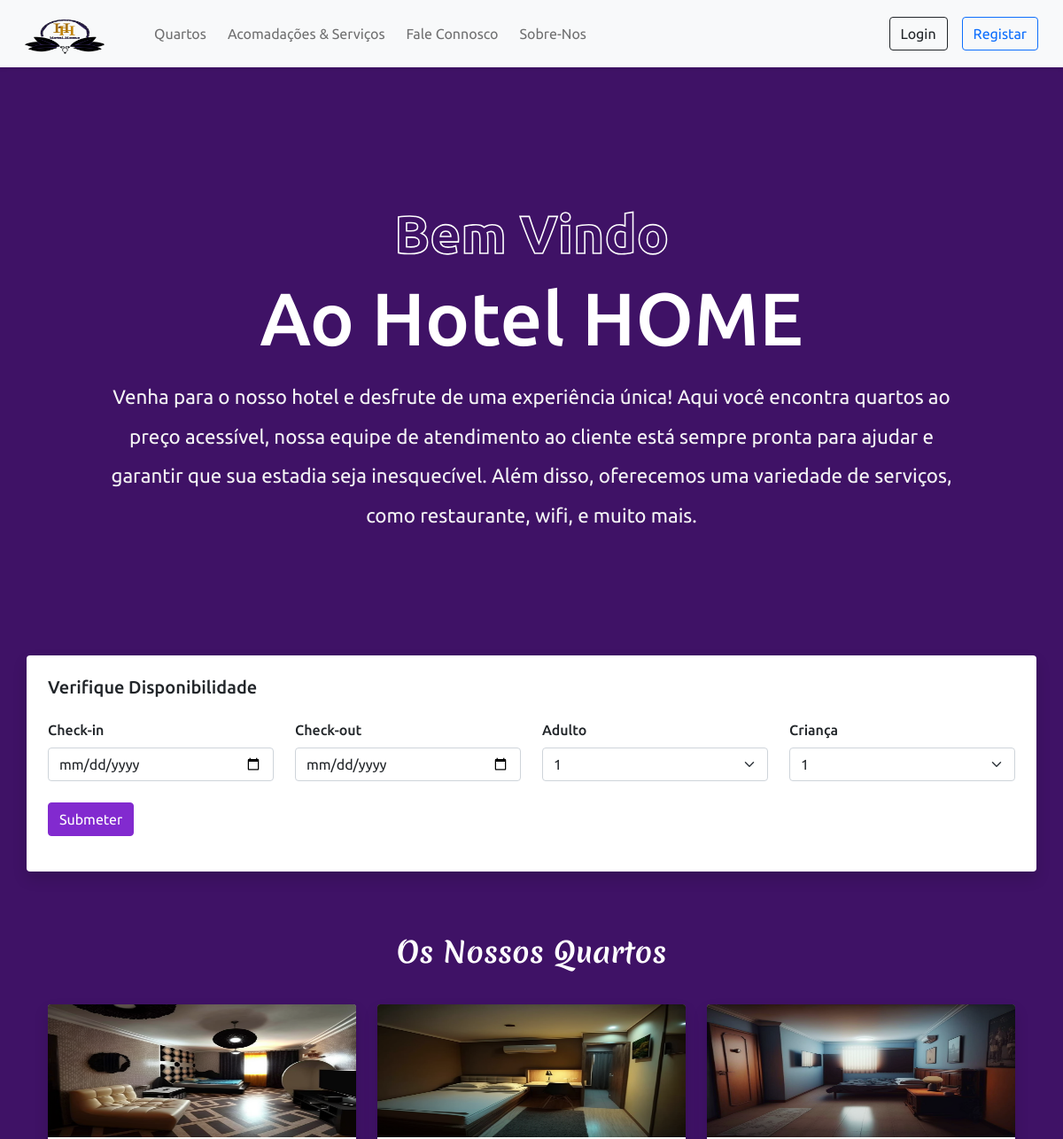
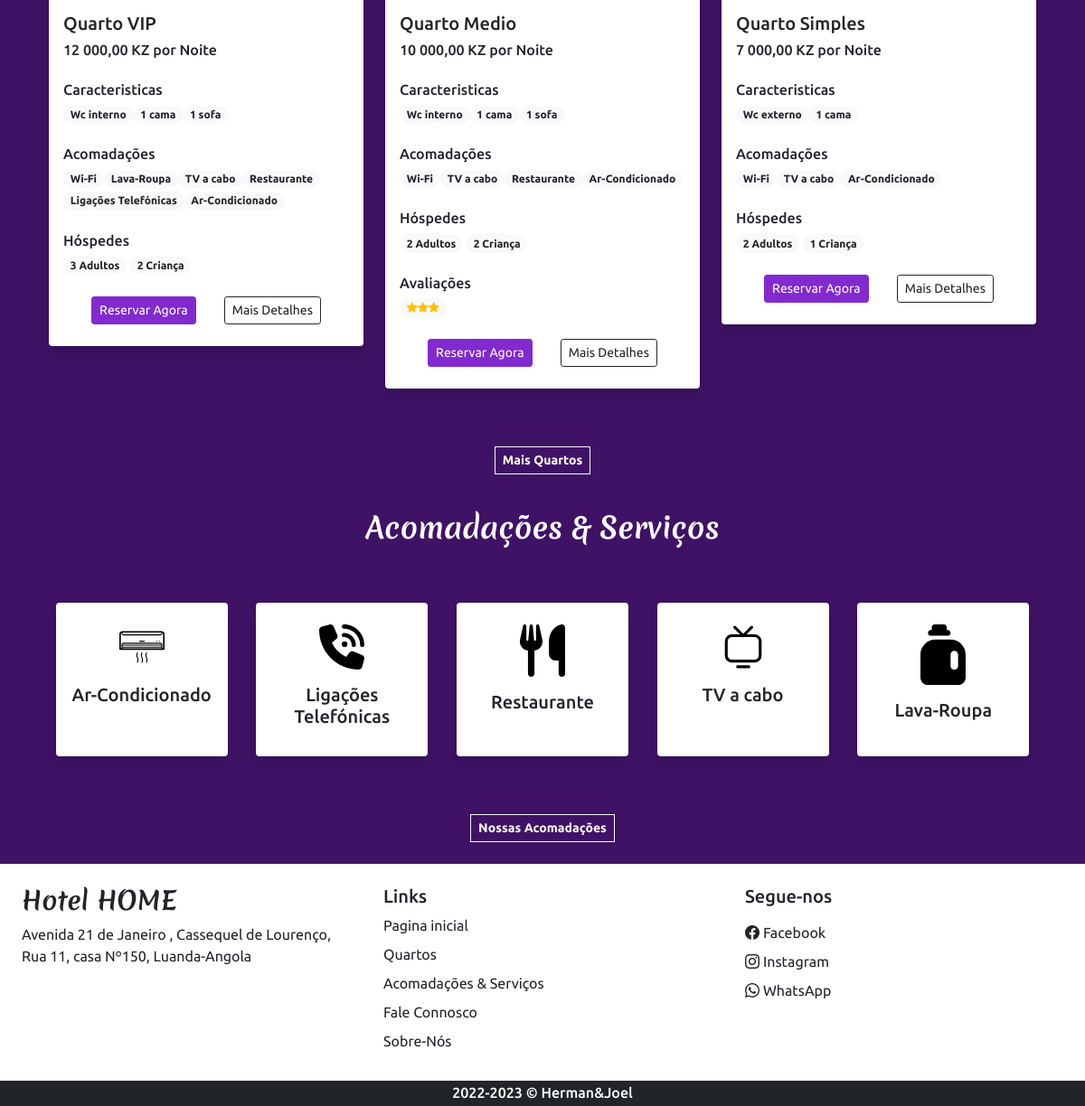
Page /app/Views/index.php on the committed database (2 pictures, top to bottom).
### tables this page shows
CREATE TABLE `configuracoes` (
  `id_confg` int(11) NOT NULL,
  `site_titulo` varchar(50) NOT NULL,
  `site_sobre` varchar(332) NOT NULL,
  `Desligado` tinyint(1) NOT NULL
);

CREATE TABLE `quartos` (
  `id` int(11) NOT NULL,
  `nome` varchar(150) NOT NULL,
  `area` int(11) NOT NULL,
  `preco` int(11) NOT NULL,
  `quant` int(11) NOT NULL,
  `adulto` int(11) NOT NULL,
  `crianca` int(11) NOT NULL,
  `descricao` varchar(350) NOT NULL,
  `status` tinyint(4) NOT NULL DEFAULT 1,
  `removido` int(11) NOT NULL DEFAULT 0
);

CREATE TABLE `quartos_imagem` (
  `id` int(11) NOT NULL,
  `quartos_id` int(11) NOT NULL,
  `image` varchar(150) NOT NULL,
  `thumb` tinyint(4) NOT NULL DEFAULT 0
);

CREATE TABLE `caracteristicas` (
  `id` int(11) NOT NULL,
  `nome` varchar(50) NOT NULL
);

CREATE TABLE `acomadacao` (
  `id` int(11) NOT NULL,
  `icone` varchar(100) NOT NULL,
  `nome` varchar(50) NOT NULL,
  `descricao` varchar(250) NOT NULL
);

CREATE TABLE `contactos_detalhes` (
  `id_cont` int(11) NOT NULL,
  `endereco` varchar(132) NOT NULL,
  `gmap` varchar(132) NOT NULL,
  `pn1` varchar(30) NOT NULL,
  `pn2` varchar(30) NOT NULL,
  `email` varchar(132) NOT NULL,
  `fb` varchar(132) NOT NULL,
  `insta` varchar(132) NOT NULL,
  `wt` varchar(132) NOT NULL,
  `iframe` varchar(332) NOT NULL
);

### app/Controllers/d_con.php (called while the page is built, shortened)
<?php
        require("../Models/Database.php");
        require("../Controllers/essencial.php");
        $quer1 = "SELECT * FROM configuracoes WHERE id_confg=? ";
        $quer2 = "SELECT * FROM contactos_detalhes WHERE id_cont=? ";
        $value = [1];
        $contactos = Selecao($Conexao,$quer1,$value,false);
        $contactos2 = Selecao($Conexao,$quer2,$value,false);
?>

### app/Models/Database.php (called while the page is built, shortened)
<?php
    function Selecao($Conexao,$sql,$valores,$retorno){
            try {
                $stmt = $Conexao->prepare($sql);
                $stmt->execute($sql === $valores? null: $valores);
                if($retorno == true){
                    return $stmt->fetch(PDO::FETCH_NUM);
                }else{
                    return $stmt->fetchAll(PDO::FETCH_ASSOC);
                }
            } catch (PDOException $e) {
                die("A consulta não pode ser executada- Select: ".$e->getMessage());
            }
        }
?>

### app/Controllers/essencial.php (called while the page is built, shortened)
<?php
    function Formato_Kwanza($valor)
    {
        $ftm = new NumberFormatter("pt_AO",NumberFormatter::DECIMAL);
        $ftm ->setAttribute(NumberFormatter::MAX_FRACTION_DIGITS,2);
        $ftm ->setPattern('#,##0.00 KZ');
        return $ftm ->format($valor);
    }
?>

### app/Views/Index.php (the view, shortened to what this page needs)
<?php
    require('../Controllers/d_con.php');
?>
<!DOCTYPE html>
<html lang="pt-ao">
    <head>
        <?php require('../Views/Links.php');?>
    </head>
    <body>
        <?php require('../Views/Home_Header.php');
        ?>
        <main>
            <section class="container-fluid Parte-Principal px-lg-4 mt-4">
                <div class="Conteudo-Principal">
                    <span>Bem Vindo</span>
                    <h3>Ao <?php echo $contactos[0]['site_titulo']; ?></h3>
                    <p><?php echo $contactos[0]['site_sobre']; ?></p>
                </div>
            </section>
            <div class="container">
                <div class="row">
                    <div class="col-lg-12 bg-white shadow p-4 rounded">
                        <h5 class="mb-4">Verifique Disponibilidade</h5>
                        <form action="Home_Quartos.php">
                            <div class="row align-items-end">
                                <div class="col-lg-3 mb-3">
                                    <label class="form-label Fonte_T500">Check-in</label>
                                    <input type="date" class="form-control shadow-none" name="checkin" min="<?php echo date('Y-m-d');?>" require>
                                </div>
                                <div class="col-lg-3 mb-3">
                                    <label class="form-label Fonte_T500">Check-out</label>
                                    <input type="date" class="form-control shadow-none" name="checkout" min="<?php echo date('Y-m-d',strtotime('+1 day'));?>"  require>
                                </div>
                                <div class="col-lg-3 mb-3">
                                    <label class="form-label Fonte_T500">Adulto</label>
                                    <select class="form-select shadow-none" name="adulto">
                                        <?php
                                            $q = "SELECT MAX(adulto) AS max_adulto, MAX(crianca) AS max_crianca FROM quartos WHERE status='1' AND removido=0";
                                            $ex = Selecao($Conexao,$q,$q,false);
                                            for ($i=1; $i <= $ex[0]['max_adulto'] ; $i++) {
                                                echo "<option value='$i'>$i</option>";
                                            }
                                        ?>
                                    </select>
                                </div>
                                <div class="col-lg-3 mb-3">
                                    <label class="form-label Fonte_T500" >Criança</label>
                                    <select class="form-select shadow-none" name="crianca">
                                       <?php
                                            for ($i=1; $i <= $ex[0]['max_crianca'] ; $i++) {
                                                echo "<option value='$i'>$i</option>";
                                            }
                                       ?>
                                    </select>
                                </div>
                                <div class="col-lg-1 mb-lg-3 mt-2">
                                    <button type="submit" class="btn text-white shadow-none custom-bg">Submeter</button>
                                </div>
                        </form>
                    </div>
                </div>
            </div>
            <h2 class="mt-5 pt-4 mb-4 text-center fw-bold h-fonte color_white">Os Nossos Quartos</h2>
            <div class="container">
                <div class="row">
                <?php
                            $quarto_res = Selecao($Conexao,"SELECT * FROM quartos WHERE status=? AND removido=? ORDER BY id DESC LIMIT 3",[1,0],false);
                            foreach ($quarto_res as $quarto_data) {
                                $fea_q=Selecao($Conexao,"SELECT caracteristicas.nome FROM caracteristicas
                                INNER JOIN quartos_caracteristica ON caracteristicas.id = quartos_caracteristica.caracteristica_id
                                WHERE quartos_caracteristica.quartos_id=?",[$quarto_data['id']],false);
                                $caracteristica_data = "";
                                foreach ($fea_q as $fea_row) {
                                    $caracteristica_data .="<span class='badge rounded-pill bg-light text-dark text-wrap'>
                                                                $fea_row[nome]
                                                            </span>";
                                }
                                $fea_q=Selecao($Conexao,"SELECT acomadacao.nome FROM acomadacao
                                INNER JOIN quartos_acomadacao ON acomadacao.id = quartos_acomadacao.acomadacao_id
                                WHERE quartos_acomadacao.quartos_id=?",[$quarto_data['id']],false);
                                $acomadacao_data = "";
                                foreach ($fea_q as $fea_row) {
                                    $acomadacao_data .="<span class='badge rounded-pill bg-light text-dark text-wrap'>
                                                                $fea_row[nome]
                                                            </span>";
                                }
                                $quarto_thumb = QUARTO_IMAGE_PATH."Thumbnail.jpg";
                                $thumb_q = Selecao($Conexao,"SELECT * FROM quartos_imagem WHERE quartos_id=? AND thumb=?",[$quarto_data['id'],1],false);
                                if($thumb_q){
                                    $quarto_thumb = QUARTO_IMAGE_PATH.$thumb_q[0]['image'];
                                }
                                $Reserva_btn ="";
                                if(!$contactos[0]['Desligado']){
                                    $login = 0;
                                    $Reserva_btn = "<a onclick='verificalogin_reserva($login,$quarto_data[id])' class='btn btn-sm text-white custom-bg shadow-none'>Reservar Agora</a>";
                                }
                                $preco = Formato_Kwanza($quarto_data['preco']);
                                $qr= "SELECT  ROUND(AVG(rating)) AS avg_rating FROM rating_review WHERE quarto_id=? ORDER BY id_rr DESC LIMIT 20";
                                $r_rating = Selecao($Conexao,$qr,[$quarto_data['id']],false);
                                $data_rating = "";
                                if($r_rating[0]['avg_rating']!=NULL){
                                    $data_rating = "<div class='rating mb-4'>
                                    <h6 class='mb-1'>Avaliações</h6>
                                    <span class='badge rounded-pill bg-light text-dark text-wrap '>";
                                    for ($i=0; $i <$r_rating[0]['avg_rating'] ; $i++) {
                                        $data_rating .= "<i class='bi bi-star-fill text-warning'></i>";
                                    }
                                    $data_rating .= "</span>
                                    </div>";
                                }
                                echo <<<data
                                            <div class="col-lg-4 col-md-6 my-3">
                                            <div class="card border-0 shadow style_Quarto">
                                                <img src="$quarto_thumb" class="card-img-top">
                                                <div class="card-body">
                                                    <h5>$quarto_data[nome]</h5>
                                                    <h6 class="mb-4">$preco por Noite</h6>
                                                    <div class="features mb-4">
                                                        <h6 class="mb-1">Caracteristicas</h6>
                                                        $caracteristica_data
                                                    </div>
                                                    <div class="facilities mb-4">
                                                        <h6 class="mb-1">Acomadações</h6>
                                                        $acomadacao_data
                                                    </div>
                                                    <div class="guests mb-4">
                                                        <h6 class="mb-1">Hóspedes</h6>
                                                        <span class="badge rounded-pill bg-light text-dark text-wrap ">
                                                            $quarto_data[adulto] Adultos
                                                        </span>
                                                        <span class="badge rounded-pill bg-light text-dark text-wrap ">
                                                            $quarto_data[crianca] Criança
                                                        </span>
                                                    </div>
                                                        $data_rating
                                                    <div class="d-flex justify-content-evenly mb-2">
                                                        $Reserva_btn
                                                        <a href="Home_Quartos_Detalhes.php?id=$quarto_data[id]" class="btn btn-sm btn-outline-dark shadow-none">Mais Detalhes</a>
                                                    </div>
                                                </div>
                                            </div>
                                        </div>
                                data;
                            }
                        ?>
                    </div>
                <div class="col-lg-12 text-center mt-5">
                    <a href="../Views/Home_Quartos.php" class="btn btn-sm btn-outline-light rounded-0 fw-bold shadow-none">Mais Quartos</a>
                </div>
                </div>
            <h2 class="mt-3 pt-4 mb-5 text-center fw-bold h-fonte color_white">Acomadações & Serviços</h2>
            <div class="container">
                <div class="row justify-content-evenly px-lg-0 px-md-0 px-5">
                <?php
                        $q = "SELECT * FROM acomadacao ORDER BY id DESC LIMIT 5";
                        $datab = Selecao($Conexao,$q,$q,false);
                        $path = ACOMADACAO_IMAGE_PATH;
                        foreach ($datab as $data) {
                            echo <<<data
                                <div class="col-lg-2 col-md-2 text-center bg-white rounded shadow py-4 my-3">
                                    <img src="$path$data[icone]" width="50px">
                                    <h5 class="mt-3">$data[nome]</h5>
                                </div>
                            data;
                        }
                    ?>
                </div>
            </div>
            <div class="col-lg-12 text-center mt-4 pt-4 mb-4">
                <a href="../Views/Home_Nosso-Servicos.php" class="btn btn-sm btn-outline-light rounded-0 fw-bold shadow-none">Nossas Acomadações</a>
            </div>
        </main>
        <?php require('../Views/Home_Footer.php');?>
    </body>
</html>

### app/Views/Home_Footer.php (shortened to what this page needs)
<footer class="container-fluid  bg-white">
    <div class="row">
        <div class="col-lg-4 p-4">
            <h3 class="h-fonte fw-bold fs-3 mb-2"><?php echo $contactos[0]['site_titulo'];?></h3>
            <address>
                <?php echo $contactos2[0]['endereco'];?>
            </address>
        </div>
        <div class="col-lg-4 p-4">
            <h5>Links</h5>
            <a href="/Projecto-Final/app/Views/Index.php" class="d-inline-block mb-2 text-dark text-decoration-none">Pagina inicial</a><br>
            <a href="/Projecto-Final/app/Views/Home_Quartos.php" class="d-inline-block mb-2 text-dark text-decoration-none">Quartos</a><br>
            <a href="/Projecto-Final/app/Views/Home_Nosso-Servicos.php" class="d-inline-block mb-2 text-dark text-decoration-none">Acomadações & Serviços</a><br>
            <a href="/Projecto-Final/app/Views/Home_Contate-Nos.php" class="d-inline-block mb-2 text-dark text-decoration-none">Fale Connosco</a><br>
            <a href="/Projecto-Final/app/Views/Home_Sobre_nos.php" class="d-inline-block mb-2 text-dark text-decoration-none">Sobre-Nós</a><br>
        </div>
        <div class="col-lg-4 p-4">
            <h5 class="mb-3">Segue-nos</h5>
            <a href="<?php echo $contactos2[0]['fb'];?>" class="d-inline-block text-dark text-decoration-none mb-2">
                <i class="bi bi-facebook me-1"></i>Facebook
            </a><br>
            <a href="<?php echo $contactos2[0]['insta'];?>" class="d-inline-block text-dark text-decoration-none mb-2">
                <i class="bi bi-instagram me-1"></i>Instagram
            </a><br>
            <a href="<?php echo $contactos2[0]['wt']?>" class="d-inline-block text-dark text-decoration-none mb-2">
                <i class="bi bi-whatsapp me-1"></i>WhatsApp
            </a>
        </div>
    </div>
</footer>
<h6 class=" bg-dark text-center text-white p-1 m-0">2022-2023 &copy; Herman&Joel</h6>

### rows in the picture
configuracoes: site_titulo "Hotel HOME", site_sobre "Venha para o nosso hotel e desfrute de uma experiência única! Aqui você encontra quartos ao preço acessível, nossa equipe de atendimento ao cliente está sempre pronta para ajudar e garantir que sua estadia seja inesquecível. Além disso, oferecemos uma variedade de serviços, como restaurante, wifi, e muito mais."
quartos: quartos_imagem.image (picture), nome "Quarto VIP", preco "12 000,00 KZ", adulto "3", crianca "2"
caracteristicas: nome "Wc interno"
caracteristicas: nome "1 cama"
caracteristicas: nome "1 sofa"
acomadacao: nome "Wi-Fi"
acomadacao: nome "Lava-Roupa", icone (picture)
acomadacao: nome "TV a cabo", icone (picture)
acomadacao: nome "Restaurante", icone (picture)
acomadacao: nome "Ligações Telefónicas", icone (picture)
acomadacao: nome "Ar-Condicionado", icone (picture)
quartos: quartos_imagem.image (picture), nome "Quarto Medio", preco "10 000,00 KZ", adulto "2", crianca "2", shows "Avaliações"
quartos: quartos_imagem.image (picture), nome "Quarto Simples", preco "7 000,00 KZ", adulto "2", crianca "1"
caracteristicas: nome "Wc externo"
contactos_detalhes: endereco "Avenida 21 de Janeiro , Cassequel de Lourenço, Rua 11, casa Nº150, Luanda-Angola"

### other values in the picture
form field adulto "1"
form field crianca "1"
